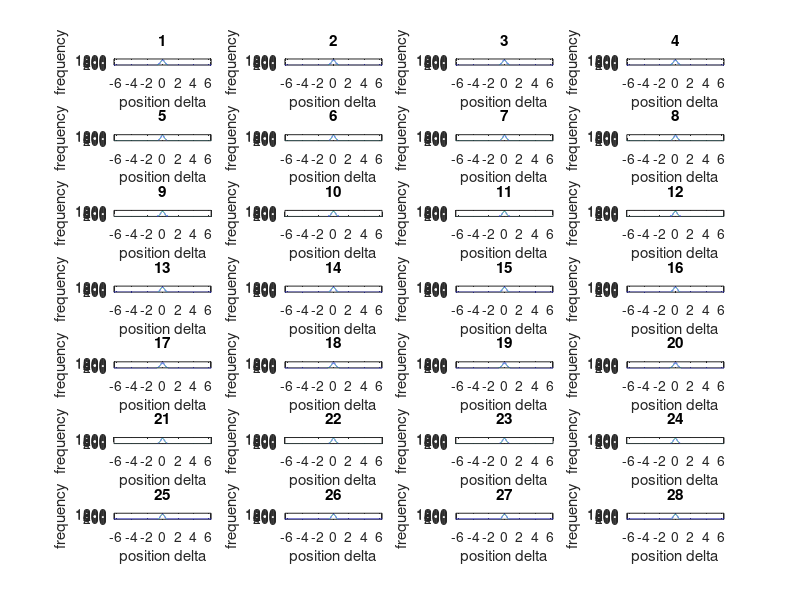

MATLAB code for this plot: (Note: this script raises an error after producing the figure.)
%data = csvread('/home/toby/Desktop/drc-logs/vrc_task_3_complete_historicfirstrun_11thJune_1053PM-joint-pos-diffs.csv');
%data = csvread('/home/toby/Desktop/drc-logs/single_committed_manip_map_message-joint-pos-diffs.csv');

x = -2*3.15:0.01:2*3.15;
x_full = -2*3.142:0.001:2*3.142;

n_joints=28

n_all = NaN(n_joints+1, length(x_full));
n_all(1,:) = x_full;


a=1000;
c=0.25;
outside=10;

for j = 1:n_joints
    subplot(7,4,j);
    n_all(j+1,:) = round(outside+ a*exp(-x_full.^2/(2*c^2)));
    plot(n_all(1,:), n_all(j+1,:))
    
    xlim([-2*3.142 2*3.142])
    title(num2str(j), 'Interpreter', 'none');
    xlabel('position delta');
    ylabel('frequency');
end

csvwrite('/home/toby/drc/software/network/src/drc_network_shaper/2015_joint_pos_plan_frequencies.csv', n_all);
